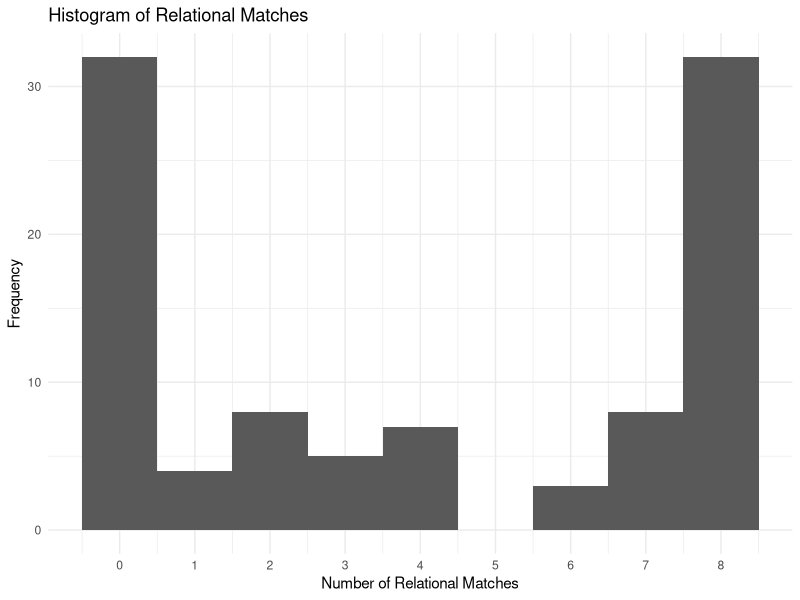

Source code (R):
## ---- chunk 1
library(tidyverse)
## ---- chunk 2
?tidyverse
## ---- chunk 3
analogy_data <- read_csv("tidy_data/MFIndD_analogy.csv")

## ---- chunk 4
num_rows <- analogy_data %>%
  summarise(total_rows = n())

num_columns <- analogy_data %>%
  summarise(total_columns = ncol(analogy_data))

num_rows
num_columns
## ---- chunk 5
num_people <- analogy_data %>%
  distinct(qualtrics_id) %>%
  count()

num_people
## ---- chunk 6
trial_counts <- analogy_data %>%
  count(qualtrics_id) %>%                    
  distinct(n)                           

trial_counts
## ---- chunk 7
relational_summary <- analogy_data %>%
  group_by(qualtrics_id) %>%  
  summarise(relational_match_count = sum(response_type == "Rel"))  


relational_summary
## ---- chunk 8
library(ggplot2)  
## ---- chunk 9

ggplot(relational_summary, aes(x = relational_match_count)) +
  geom_histogram(binwidth = 1) +
  labs(title = "Histogram of Relational Matches",
       x = "Number of Relational Matches",
       y = "Frequency") +
   scale_x_continuous(breaks = seq(0, 8, by = 1)) +
  theme_minimal()
## ---- chunk 10
wide_data <- analogy_data %>%
  select(qualtrics_id, trial_number, response_type) %>%  
  pivot_wider(names_from = trial_number, values_from = response_type)


wide_data

